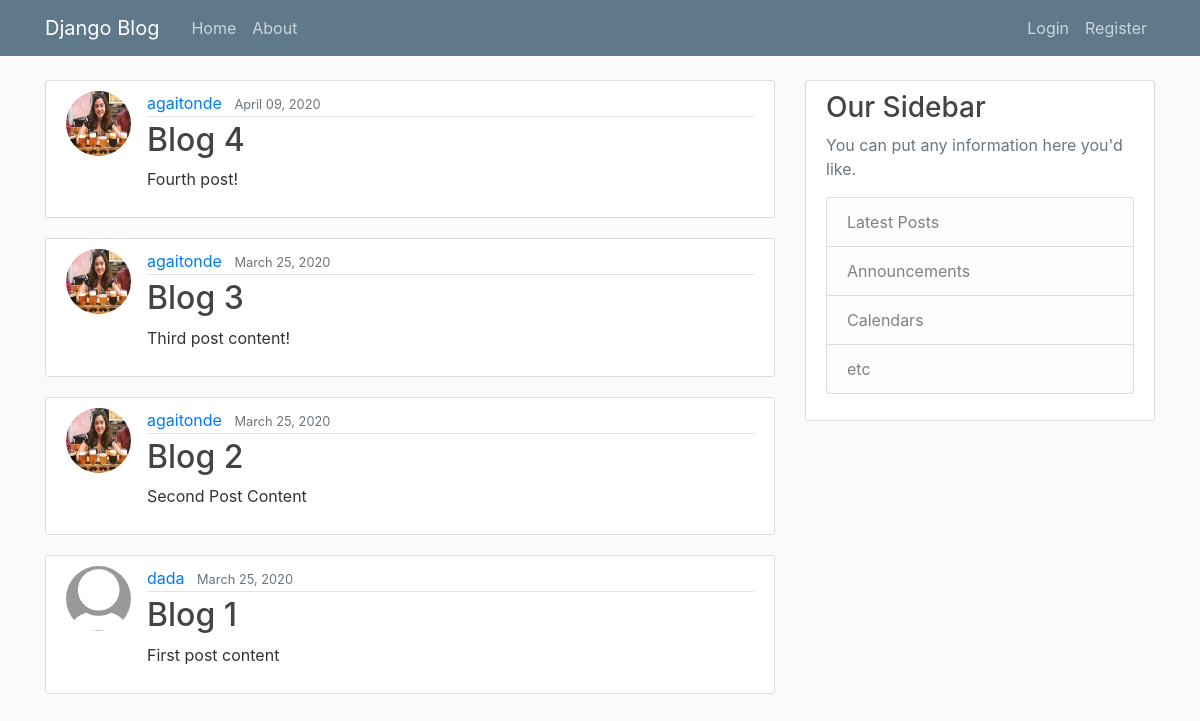
The app's page /, older data.
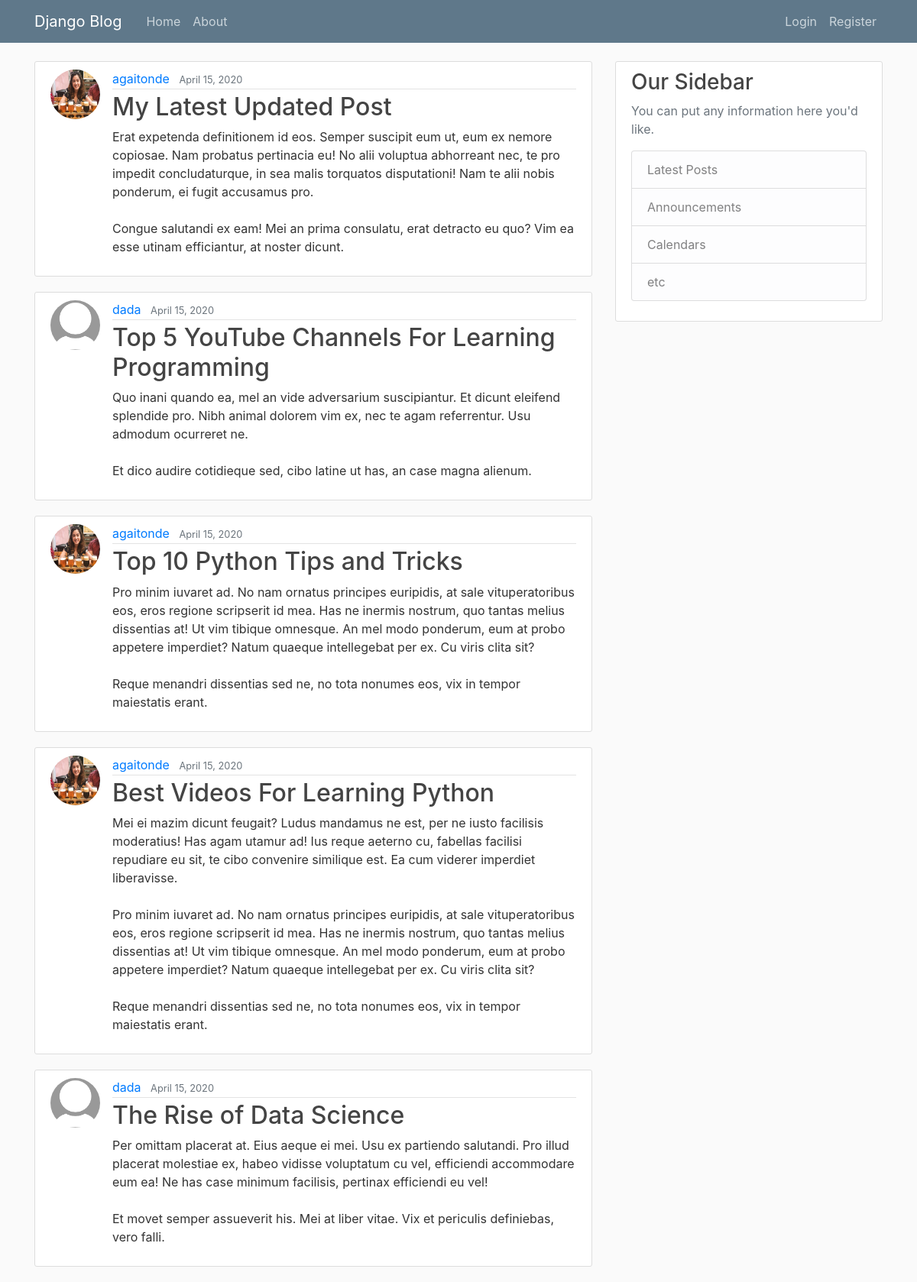
The same page, newer data.
### main/models.py (models this page shows, shortened)
class Post(models.Model):
    title = models.CharField(max_length = 100) # Limited length title field
    content = models.TextField() # Unlimited length (multiple lines) text field
    date_posted = models.DateTimeField(default = timezone.now) # 'now' is a function within timezone, but we don't want to call it yet, hence no ()
    author = models.ForeignKey(User, on_delete = models.CASCADE) # Join to users table on authors field using foreign key mapping. on_delete arg means that if a user is deleted, their post is also deleted

### users/models.py (models this page shows, shortened)
class Profile(models.Model):
    user = models.OneToOneField(User, on_delete=models.CASCADE)
    image = models.ImageField(default='default.jpg', upload_to='profile_pics')

### main/views.py (the view)
# urls.py: path('', PostListView.as_view(), name='main-home'), # empty path within /main app redirects to homepage of main. Refer to this routing using name 'main-home'
class PostListView(ListView):
    model = Post
    template_name = 'main/home.html' # Override the template to search for, default = <app>/<model>_<viewtype>.html (main/post_list.html)
    context_object_name = 'posts' # Specify what variable name the objects in the list should be called, so they are looped as they were when using the function based view in the template
    ordering = ['-date_posted'] # Displays posts in chronological order, with most recent post on the top
    paginate_by = 5 # number of posts to display per page

### main/templates/main/home.html
{% extends 'main/base.html' %}
{% block content %}
    {% for post in posts %}
        <article class="media content-section">
            <img class="rounded-circle article-img" src="{{ post.author.profile.image.url }}">
            <div class="media-body">
                <div class="article-metadata">
                <a class="mr-2" href="#">{{ post.author }}</a>
                <small class="text-muted">{{ post.date_posted|date:"F d, Y" }}</small>
                </div>
                <h2><a class="article-title" href="{% url 'post-detail' post.id %}">{{ post.title }}</a></h2>
                <p class="article-content">{{ post.content }}</p>
            </div>
        </article>
    {% endfor %}
{% endblock content %}

Row changes from the older to the newer data that the page shows:
no longer on this page (row unchanged): Post: author.profile.image (picture), author "agaitonde", date_posted "April 09, 2020", title "Blog 4", content "Fourth post!"
no longer on this page (row unchanged): Post: author.profile.image (picture), author "agaitonde", date_posted "March 25, 2020", title "Blog 3", content "Third post content!"
no longer on this page (row unchanged): Post: author.profile.image (picture), author "agaitonde", date_posted "March 25, 2020", title "Blog 2", content "Second Post Content"
no longer on this page (row unchanged): Post: author.profile.image (placeholder picture), author "dada", date_posted "March 25, 2020", title "Blog 1", content "First post content"
added Post: author.profile.image (picture), author "agaitonde", date_posted "April 15, 2020", title "My Latest Updated Post", content "Erat expetenda definitionem id eos. Semper suscipit eum ut, eum ex nemore copiosae. Nam probatus pertinacia eu! No alii voluptua abhorreant nec, te pro impedit concludaturque, in sea malis torquatos disputationi! Nam te alii nobis ponderum, ei fugit accusamus pro. Congue salutandi ex eam! Mei an prima consulatu, erat detracto eu quo? Vim ea esse utinam efficiantur, at noster dicunt."
added Post: author.profile.image (placeholder picture), author "dada", date_posted "April 15, 2020", title "Top 5 YouTube Channels For Learning Programming", content "Quo inani quando ea, mel an vide adversarium suscipiantur. Et dicunt eleifend splendide pro. Nibh animal dolorem vim ex, nec te agam referrentur. Usu admodum ocurreret ne. Et dico audire cotidieque sed, cibo latine ut has, an case magna alienum."
added Post: author.profile.image (picture), author "agaitonde", date_posted "April 15, 2020", title "Top 10 Python Tips and Tricks", content "Pro minim iuvaret ad. No nam ornatus principes euripidis, at sale vituperatoribus eos, eros regione scripserit id mea. Has ne inermis nostrum, quo tantas melius dissentias at! Ut vim tibique omnesque. An mel modo ponderum, eum at probo appetere imperdiet? Natum quaeque intellegebat per ex. Cu viris clita sit? Reque menandri dissentias sed ne, no tota nonumes eos, vix in tempor maiestatis erant."
added Post: author.profile.image (picture), author "agaitonde", date_posted "April 15, 2020", title "Best Videos For Learning Python", content "Mei ei mazim dicunt feugait? Ludus mandamus ne est, per ne iusto facilisis moderatius! Has agam utamur ad! Ius reque aeterno cu, fabellas facilisi repudiare eu sit, te cibo convenire similique est. Ea cum viderer imperdiet liberavisse. Pro minim iuvaret ad. No nam ornatus principes euripidis, at sale vituperatoribus eos, eros regione scripserit id mea. Has ne inermis nostrum, quo tantas melius dissentias at! Ut vim tibique omnesque. An mel modo ponderum, eum at probo appetere imperdiet? Natum quaeque intellegebat per ex. Cu viris clita sit? Reque menandri dissentias sed ne, no tota nonumes eos, vix in tempor maiestatis erant."
added Post: author.profile.image (placeholder picture), author "dada", date_posted "April 15, 2020", title "The Rise of Data Science", content "Per omittam placerat at. Eius aeque ei mei. Usu ex partiendo salutandi. Pro illud placerat molestiae ex, habeo vidisse voluptatum cu vel, efficiendi accommodare eum ea! Ne has case minimum facilisis, pertinax efficiendi eu vel! Et movet semper assueverit his. Mei at liber vitae. Vix et periculis definiebas, vero falli."
